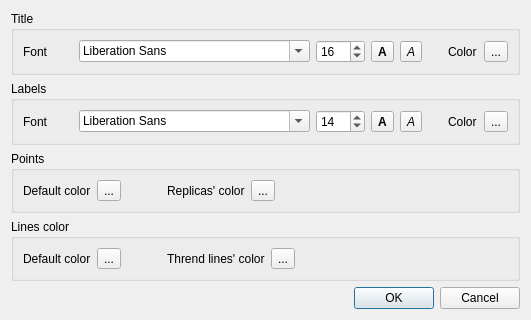
<?xml version="1.0" encoding="UTF-8"?>
<ui version="4.0">
 <class>Dialog</class>
 <widget class="QDialog" name="Dialog">
  <property name="geometry">
   <rect>
    <x>0</x>
    <y>0</y>
    <width>531</width>
    <height>317</height>
   </rect>
  </property>
  <property name="windowTitle">
   <string>Impostazioni</string>
  </property>
  <layout class="QVBoxLayout" name="verticalLayout">
   <item>
    <widget class="QGroupBox" name="groupBox">
     <property name="title">
      <string>Title</string>
     </property>
     <layout class="QGridLayout" name="gridLayout">
      <item row="0" column="0">
       <widget class="QLabel" name="label">
        <property name="text">
         <string>Font</string>
        </property>
       </widget>
      </item>
      <item row="0" column="1">
       <widget class="QFontComboBox" name="titleFontCombo">
        <property name="insertPolicy">
         <enum>QComboBox::NoInsert</enum>
        </property>
       </widget>
      </item>
      <item row="0" column="2">
       <widget class="QSpinBox" name="titleSizeSpin">
        <property name="minimum">
         <number>1</number>
        </property>
        <property name="value">
         <number>16</number>
        </property>
       </widget>
      </item>
      <item row="0" column="4">
       <widget class="QToolButton" name="titleBoldBtn">
        <property name="styleSheet">
         <string notr="true">font-weight: bold</string>
        </property>
        <property name="text">
         <string>A</string>
        </property>
        <property name="checkable">
         <bool>true</bool>
        </property>
       </widget>
      </item>
      <item row="0" column="5">
       <widget class="QToolButton" name="titleItalicBtn">
        <property name="styleSheet">
         <string notr="true">font-style: italic</string>
        </property>
        <property name="text">
         <string>A</string>
        </property>
        <property name="checkable">
         <bool>true</bool>
        </property>
       </widget>
      </item>
      <item row="0" column="7">
       <widget class="QToolButton" name="titleColorBtn">
        <property name="text">
         <string>...</string>
        </property>
       </widget>
      </item>
      <item row="0" column="6">
       <widget class="QLabel" name="label_4">
        <property name="text">
         <string>Color</string>
        </property>
        <property name="indent">
         <number>20</number>
        </property>
       </widget>
      </item>
     </layout>
    </widget>
   </item>
   <item>
    <widget class="QGroupBox" name="groupBox_2">
     <property name="title">
      <string>Labels</string>
     </property>
     <layout class="QGridLayout" name="gridLayout_2">
      <item row="0" column="2">
       <widget class="QSpinBox" name="labelsSizeSpin">
        <property name="minimum">
         <number>1</number>
        </property>
        <property name="value">
         <number>14</number>
        </property>
       </widget>
      </item>
      <item row="0" column="0">
       <widget class="QLabel" name="label_2">
        <property name="text">
         <string>Font</string>
        </property>
       </widget>
      </item>
      <item row="0" column="1">
       <widget class="QFontComboBox" name="labelsFontCombo">
        <property name="insertPolicy">
         <enum>QComboBox::NoInsert</enum>
        </property>
       </widget>
      </item>
      <item row="0" column="4">
       <widget class="QToolButton" name="labelsBoldBtn">
        <property name="styleSheet">
         <string notr="true">font-weight: bold</string>
        </property>
        <property name="text">
         <string>A</string>
        </property>
        <property name="checkable">
         <bool>true</bool>
        </property>
       </widget>
      </item>
      <item row="0" column="5">
       <widget class="QToolButton" name="labelsItalicBtn">
        <property name="styleSheet">
         <string notr="true">font-style: italic</string>
        </property>
        <property name="text">
         <string>A</string>
        </property>
        <property name="checkable">
         <bool>true</bool>
        </property>
       </widget>
      </item>
      <item row="0" column="7">
       <widget class="QToolButton" name="labelsColorBtn">
        <property name="text">
         <string>...</string>
        </property>
       </widget>
      </item>
      <item row="0" column="6">
       <widget class="QLabel" name="label_5">
        <property name="text">
         <string>Color</string>
        </property>
        <property name="indent">
         <number>20</number>
        </property>
       </widget>
      </item>
     </layout>
    </widget>
   </item>
   <item>
    <widget class="QGroupBox" name="groupBox_3">
     <property name="title">
      <string>Points</string>
     </property>
     <layout class="QHBoxLayout" name="horizontalLayout_2">
      <item>
       <widget class="QLabel" name="label_3">
        <property name="text">
         <string>Default color</string>
        </property>
       </widget>
      </item>
      <item>
       <widget class="QToolButton" name="pointsColorBtn">
        <property name="text">
         <string>...</string>
        </property>
       </widget>
      </item>
      <item>
       <spacer name="horizontalSpacer">
        <property name="orientation">
         <enum>Qt::Horizontal</enum>
        </property>
        <property name="sizeType">
         <enum>QSizePolicy::Fixed</enum>
        </property>
        <property name="sizeHint" stdset="0">
         <size>
          <width>40</width>
          <height>20</height>
         </size>
        </property>
       </spacer>
      </item>
      <item>
       <widget class="QLabel" name="label_7">
        <property name="text">
         <string>Replicas' color</string>
        </property>
       </widget>
      </item>
      <item>
       <widget class="QToolButton" name="pointsReplicasColorBtn">
        <property name="text">
         <string>...</string>
        </property>
       </widget>
      </item>
      <item>
       <spacer name="horizontalSpacer_3">
        <property name="orientation">
         <enum>Qt::Horizontal</enum>
        </property>
        <property name="sizeHint" stdset="0">
         <size>
          <width>40</width>
          <height>20</height>
         </size>
        </property>
       </spacer>
      </item>
     </layout>
    </widget>
   </item>
   <item>
    <widget class="QGroupBox" name="groupBox_4">
     <property name="title">
      <string>Lines color</string>
     </property>
     <layout class="QHBoxLayout" name="horizontalLayout">
      <item>
       <widget class="QLabel" name="label_6">
        <property name="text">
         <string>Default color</string>
        </property>
       </widget>
      </item>
      <item>
       <widget class="QToolButton" name="linesColorBtn">
        <property name="text">
         <string>...</string>
        </property>
       </widget>
      </item>
      <item>
       <spacer name="horizontalSpacer_2">
        <property name="orientation">
         <enum>Qt::Horizontal</enum>
        </property>
        <property name="sizeType">
         <enum>QSizePolicy::Fixed</enum>
        </property>
        <property name="sizeHint" stdset="0">
         <size>
          <width>40</width>
          <height>20</height>
         </size>
        </property>
       </spacer>
      </item>
      <item>
       <widget class="QLabel" name="label_8">
        <property name="text">
         <string>Thrend lines' color</string>
        </property>
       </widget>
      </item>
      <item>
       <widget class="QToolButton" name="linesThrendColorBtn">
        <property name="text">
         <string>...</string>
        </property>
       </widget>
      </item>
      <item>
       <spacer name="horizontalSpacer_4">
        <property name="orientation">
         <enum>Qt::Horizontal</enum>
        </property>
        <property name="sizeHint" stdset="0">
         <size>
          <width>40</width>
          <height>20</height>
         </size>
        </property>
       </spacer>
      </item>
     </layout>
    </widget>
   </item>
   <item>
    <widget class="QDialogButtonBox" name="buttonBox">
     <property name="orientation">
      <enum>Qt::Horizontal</enum>
     </property>
     <property name="standardButtons">
      <set>QDialogButtonBox::Cancel|QDialogButtonBox::Ok</set>
     </property>
    </widget>
   </item>
  </layout>
 </widget>
 <resources/>
 <connections>
  <connection>
   <sender>buttonBox</sender>
   <signal>accepted()</signal>
   <receiver>Dialog</receiver>
   <slot>accept()</slot>
   <hints>
    <hint type="sourcelabel">
     <x>266</x>
     <y>373</y>
    </hint>
    <hint type="destinationlabel">
     <x>157</x>
     <y>214</y>
    </hint>
   </hints>
  </connection>
  <connection>
   <sender>buttonBox</sender>
   <signal>rejected()</signal>
   <receiver>Dialog</receiver>
   <slot>reject()</slot>
   <hints>
    <hint type="sourcelabel">
     <x>334</x>
     <y>373</y>
    </hint>
    <hint type="destinationlabel">
     <x>286</x>
     <y>214</y>
    </hint>
   </hints>
  </connection>
 </connections>
</ui>
